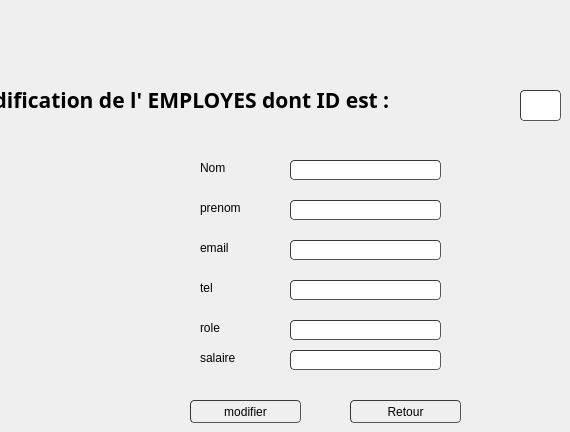
       <widget class="QWidget" name="page_5">
        <widget class="QLineEdit" name="date_modif">
         <property name="geometry">
          <rect>
           <x>290</x>
           <y>240</y>
           <width>151</width>
           <height>20</height>
          </rect>
         </property>
         <property name="styleSheet">
          <string notr="true">	border-width: 1px; border-radius: 4px;
	border-color: rgb(58, 58, 58);
	border-style: inset;
	padding: 0 8px;


	selection-color: rgb(60, 63, 65);</string>
         </property>
        </widget>
        <widget class="QLabel" name="label_10">
         <property name="geometry">
          <rect>
           <x>200</x>
           <y>200</y>
           <width>51</width>
           <height>16</height>
          </rect>
         </property>
         <property name="text">
          <string>prenom</string>
         </property>
        </widget>
        <widget class="QLabel" name="label_11">
         <property name="geometry">
          <rect>
           <x>200</x>
           <y>240</y>
           <width>41</width>
           <height>16</height>
          </rect>
         </property>
         <property name="text">
          <string>email</string>
         </property>
        </widget>
        <widget class="QLineEdit" name="nom_modif">
         <property name="geometry">
          <rect>
           <x>290</x>
           <y>160</y>
           <width>151</width>
           <height>20</height>
          </rect>
         </property>
         <property name="styleSheet">
          <string notr="true">	border-width: 1px; border-radius: 4px;
	border-color: rgb(58, 58, 58);
	border-style: inset;
	padding: 0 8px;


	selection-color: rgb(60, 63, 65);</string>
         </property>
        </widget>
        <widget class="QPushButton" name="modifier">
         <property name="geometry">
          <rect>
           <x>190</x>
           <y>400</y>
           <width>111</width>
           <height>23</height>
          </rect>
         </property>
         <property name="styleSheet">
          <string notr="true">	border-width: 1px; border-radius: 4px;
	border-color: rgb(58, 58, 58);
	border-style: inset;
	padding: 0 8px;


	selection-color: rgb(60, 63, 65);</string>
         </property>
         <property name="text">
          <string>modifier</string>
         </property>
         <property name="icon">
          <iconset resource="projet.qrc">
           <normaloff>:/icons/icons8_checkmark_96px.png</normaloff>:/icons/icons8_checkmark_96px.png</iconset>
         </property>
        </widget>
        <widget class="QLineEdit" name="lieu_modif">
         <property name="geometry">
          <rect>
           <x>290</x>
           <y>200</y>
           <width>151</width>
           <height>20</height>
          </rect>
         </property>
         <property name="styleSheet">
          <string notr="true">	border-width: 1px; border-radius: 4px;
	border-color: rgb(58, 58, 58);
	border-style: inset;
	padding: 0 8px;


	selection-color: rgb(60, 63, 65);</string>
         </property>
        </widget>
        <widget class="QLabel" name="label_6">
         <property name="geometry">
          <rect>
           <x>200</x>
           <y>160</y>
           <width>31</width>
           <height>16</height>
          </rect>
         </property>
         <property name="text">
          <string>Nom</string>
         </property>
        </widget>
        <widget class="QPushButton" name="Annuler">
         <property name="geometry">
          <rect>
           <x>350</x>
           <y>400</y>
           <width>111</width>
           <height>23</height>
          </rect>
         </property>
         <property name="styleSheet">
          <string notr="true">	border-width: 1px; border-radius: 4px;
	border-color: rgb(58, 58, 58);
	border-style: inset;
	padding: 0 8px;


	selection-color: rgb(60, 63, 65);</string>
         </property>
         <property name="text">
          <string>Retour</string>
         </property>
         <property name="icon">
          <iconset resource="projet.qrc">
           <normaloff>:/icons/icons8_back_to_200px.png</normaloff>:/icons/icons8_back_to_200px.png</iconset>
         </property>
        </widget>
        <widget class="QLabel" name="label_8">
         <property name="geometry">
          <rect>
           <x>-40</x>
           <y>70</y>
           <width>551</width>
           <height>61</height>
          </rect>
         </property>
         <property name="font">
          <font>
           <family>Nueva Std</family>
           <pointsize>16</pointsize>
           <weight>75</weight>
           <bold>true</bold>
          </font>
         </property>
         <property name="text">
          <string>modification de l' EMPLOYES dont   ID est : </string>
         </property>
         <property name="textFormat">
          <enum>Qt::RichText</enum>
         </property>
        </widget>
        <widget class="QLineEdit" name="prix_modif">
         <property name="geometry">
          <rect>
           <x>290</x>
           <y>280</y>
           <width>151</width>
           <height>20</height>
          </rect>
         </property>
         <property name="styleSheet">
          <string notr="true">	border-width: 1px; border-radius: 4px;
	border-color: rgb(58, 58, 58);
	border-style: inset;
	padding: 0 8px;


	selection-color: rgb(60, 63, 65);</string>
         </property>
        </widget>
        <widget class="QLabel" name="label_18">
         <property name="geometry">
          <rect>
           <x>200</x>
           <y>280</y>
           <width>31</width>
           <height>16</height>
          </rect>
         </property>
         <property name="text">
          <string>tel</string>
         </property>
        </widget>
        <widget class="QLineEdit" name="id_2">
         <property name="geometry">
          <rect>
           <x>520</x>
           <y>90</y>
           <width>41</width>
           <height>31</height>
          </rect>
         </property>
         <property name="styleSheet">
          <string notr="true">	border-width: 1px; border-radius: 4px;
	border-color: rgb(58, 58, 58);
	border-style: inset;
	padding: 0 8px;


	selection-color: rgb(60, 63, 65);</string>
         </property>
        </widget>
        <widget class="QLineEdit" name="nb_modif">
         <property name="geometry">
          <rect>
           <x>290</x>
           <y>350</y>
           <width>151</width>
           <height>20</height>
          </rect>
         </property>
         <property name="styleSheet">
          <string notr="true">	border-width: 1px; border-radius: 4px;
	border-color: rgb(58, 58, 58);
	border-style: inset;
	padding: 0 8px;


	selection-color: rgb(60, 63, 65);</string>
         </property>
        </widget>
        <widget class="QLabel" name="label_19">
         <property name="geometry">
          <rect>
           <x>200</x>
           <y>350</y>
           <width>51</width>
           <height>16</height>
          </rect>
         </property>
         <property name="text">
          <string>salaire</string>
         </property>
        </widget>
        <widget class="QLineEdit" name="email_modif_2">
         <property name="geometry">
          <rect>
           <x>290</x>
           <y>320</y>
           <width>151</width>
           <height>20</height>
          </rect>
         </property>
         <property name="styleSheet">
          <string notr="true">	border-width: 1px; border-radius: 4px;
	border-color: rgb(58, 58, 58);
	border-style: inset;
	padding: 0 8px;


	selection-color: rgb(60, 63, 65);</string>
         </property>
        </widget>
        <widget class="QLabel" name="label_20">
         <property name="geometry">
          <rect>
           <x>200</x>
           <y>320</y>
           <width>51</width>
           <height>16</height>
          </rect>
         </property>
         <property name="text">
          <string>role</string>
         </property>
        </widget>
       </widget>
